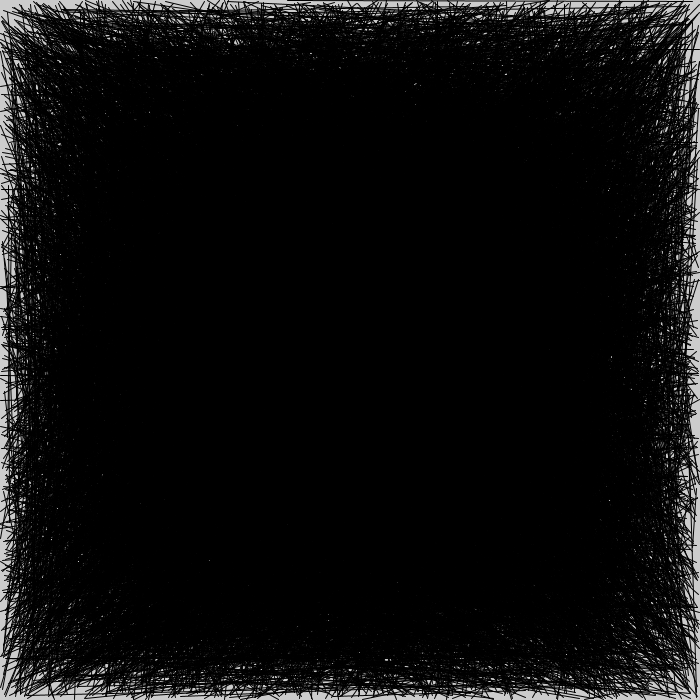
Frame 1 (no input)
Frame 60 (the mouse pressed at the canvas centre just before this capture): identical to frame 1, image omitted
Frame 120 (the mouse held since frame 60 and released just before this capture): identical to frame 1, image omitted

The Processing sketch that drew this single still picture (run headless with seeded random() and noise(); from frame 60 on, the mouse is pressed at the canvas centre):

// Processing sketch: Week_5_Day_1_3_
// ── Week_5_Day_1_3_.pde
//Ten thousand lines, 10 inches long.
//25cm long, covering the wasll evenly.

void setup() {
  size(700,700);
  for(int i = 0; i < 10000; i++) {
    line(random(width), random(height), random(width), random(height));
  }
}

void draw() {
  
}
